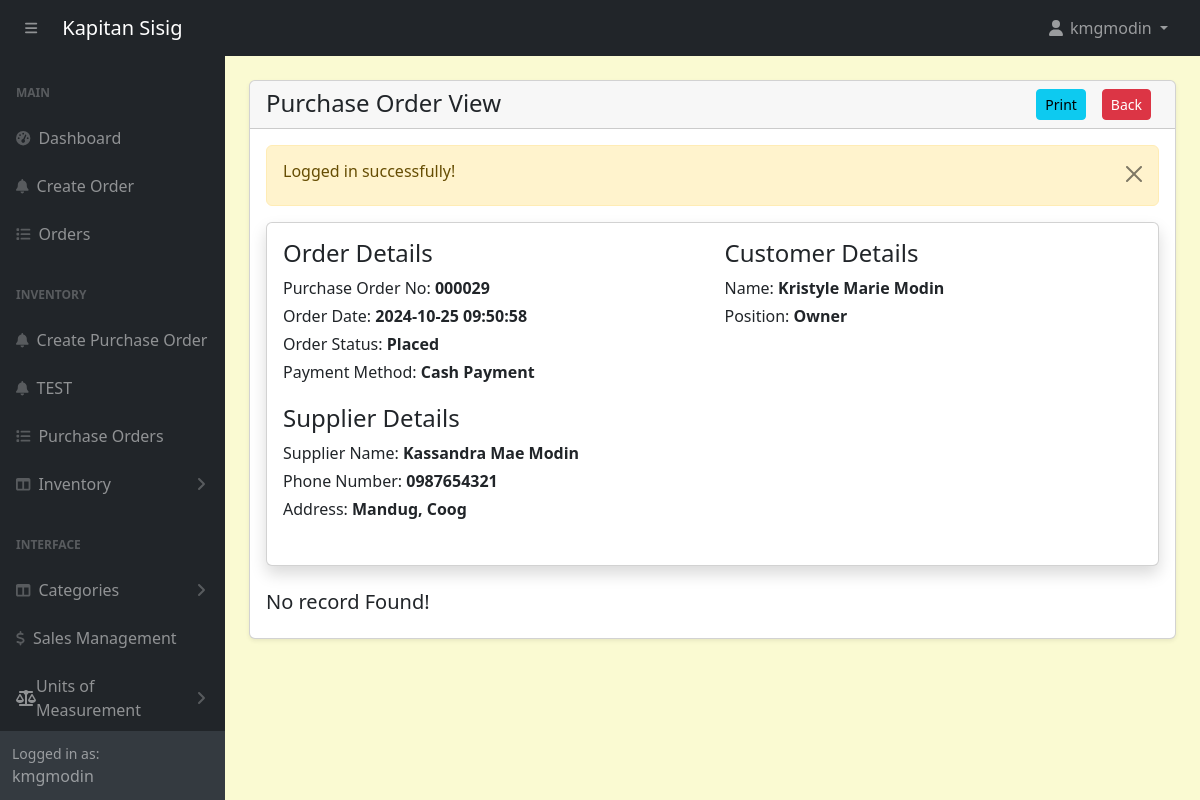
The app's page /POS-System-KapitanSisig/admin/purchase-orders-view.php?track=000029 (signed in) with its own data.
### tables this page shows
CREATE TABLE `purchaseorders` (
  `id` int(11) NOT NULL,
  `customer_id` int(11) NOT NULL,
  `tracking_no` varchar(100) NOT NULL,
  `invoice_no` varchar(100) NOT NULL,
  `total_amount` varchar(100) NOT NULL,
  `order_date` datetime NOT NULL,
  `order_status` enum('Placed','Pending','Delivered','Cancelled') NOT NULL,
  `ingPayment_mode` varchar(100) NOT NULL,
  `order_placed_by_id` varchar(100) NOT NULL,
  `supplierName` varchar(100) NOT NULL
);

CREATE TABLE `suppliers` (
  `id` int(11) NOT NULL,
  `firstname` varchar(191) NOT NULL,
  `lastname` varchar(191) NOT NULL,
  `phonenumber` varchar(191) NOT NULL,
  `address` varchar(191) NOT NULL
);

### POS-System-KapitanSisig/admin/purchase-orders-view.php (the view, shortened to what this page needs)
<?php include('includes/header.php'); ?>
<div class="container-fluid px-4 pb-4">
    <div class="card mt-4 shadow-sm">
        <div class="card-header">
            <h4 class="mb-0">Purchase Order View
                <a href="purchase-orders.php" class="btn btn-danger mx-2 btn-sm float-end" style="text-decoration: none;">Back</a>
                <a href="purchase-orders-view-print.php?track=<?= $_GET['track'] ?>" class="btn btn-info mx-2 btn-sm float-end">Print</a>
            </h4>
        </div>
        <div class="card-body">
        <?php
        if(isset($_GET['track'])){
                ?>
                <?php
            $trackingNo = validate($_GET['track']);
            $query = "SELECT po.*, a.* FROM purchaseOrders po, admins a WHERE
                        a.id = po.customer_id AND tracking_no='$trackingNo'
                        ORDER BY po.id DESC";
            $orders = mysqli_query($conn, $query);
            if($orders){
                if(mysqli_num_rows($orders) > 0){
                    $orderData = mysqli_fetch_assoc($orders);
                    $supplierName = $orderData['supplierName'];
                    $supplier = mysqli_query($conn, "SELECT * FROM suppliers WHERE id = '$supplierName' LIMIT 1");
                    $supplierData = mysqli_fetch_assoc($supplier);
                    ?>
                    <div class="card card-body shadow border-1 mb-4 ">
                        <div class="row">
                            <div class="col-md-6">
                                <h4>Order Details</h4>
                                <label class="mb-1">
                                    Purchase Order No: <span class="fw-bold"><?= htmlspecialchars($orderData['tracking_no'], ENT_QUOTES, 'UTF-8'); ?></span>
                                </label>
                                <br/>
                                <label class="mb-1">
                                    Order Date: <span class="fw-bold"><?= htmlspecialchars($orderData['order_date'], ENT_QUOTES, 'UTF-8'); ?></span>
                                </label>
                                <br/>
                                <label class="mb-1">
                                    Order Status: <span class="fw-bold"><?= htmlspecialchars($orderData['order_status'], ENT_QUOTES, 'UTF-8'); ?></span>
                                </label>
                                <br/>
                                <label class="mb-1">
                                    Payment Method: <span class="fw-bold"><?= htmlspecialchars($orderData['ingPayment_mode'], ENT_QUOTES, 'UTF-8'); ?></span>
                                </label>
                                <br/>
                            </div>
                            <div class="col-md-6">
                                <h4>Customer Details</h4>
                                <label class="mb-1">
                                    Name: <span class="fw-bold"><?= htmlspecialchars($orderData['firstname'], ENT_QUOTES, 'UTF-8'); ?> <?= htmlspecialchars($orderData['lastname'], ENT_QUOTES, 'UTF-8'); ?></span>
                                </label>
                                <br/>
                                <label class="mb-1">
                                    Position:
                                    <span class="fw-bold">
                                        <?= $orderData['position'] == 1 ? 'Owner' : 'Employee'?>
                                    </span>
                                </label>
                                <br/>
                                <br/>
                            </div>
                            <div class="col-md-6 pt-3">
                                <h4>Supplier Details</h4>
                                <label class="mb-1">
                                    Supplier Name: <span class="fw-bold"><?= htmlspecialchars($supplierData['firstname'], ENT_QUOTES, 'UTF-8'); ?> <?= htmlspecialchars($supplierData['lastname'], ENT_QUOTES, 'UTF-8'); ?></span>
                                </label>
                                <br/>
                                <label class="mb-1">
                                    Phone Number: <span class="fw-bold"><?= htmlspecialchars($supplierData['phonenumber'], ENT_QUOTES, 'UTF-8'); ?></span>
                                </label>
                                <br/>
                                <label class="mb-1">
                                    Address: <span class="fw-bold"><?= htmlspecialchars($supplierData['address'], ENT_QUOTES, 'UTF-8'); ?></span>
                                </label>
                                <br/>
                                <br/>
                            </div>
                        </div>
                    </div>
                    <?php
                       $orderItemQuery = "SELECT ii.quantity as orderItemQuantity, ii.price as orderItemPrice, i.name as ingredientName
                       FROM purchaseOrders po
                       JOIN ingredients_items ii ON ii.order_id = po.id
                       JOIN ingredients i ON i.id = ii.ingredient_id
                       WHERE po.tracking_no='$trackingNo'";
                        $orderItemsRes = mysqli_query($conn, $orderItemQuery);
                        if($orderItemsRes){
                            if(mysqli_num_rows($orderItemsRes) > 0){
                                $totalAmount = 0;
                                ?>
                                    <h4 class="my-3">Order Items Details</h4>
                                    <table class="table table-bordered table-striped">
                                        <thead>
                                            <tr>
                                                <th>Ingredient</th>
                                                <th>Price</th>
                                                <th>Quantity</th>
                                                <th>Total</th>
                                            </tr>
                                        </thead>
                                        <tbody>
                                            <?php while($orderItemRow = mysqli_fetch_assoc($orderItemsRes)): ?>
                                                <tr>
                                                    <td width="15%" class="fw-bold text-center">
                                                    <?= $orderItemRow['ingredientName'];?>
                                                    </td>
                                                    <td width="15%" class="fw-bold text-center">
                                                        Php <?= number_format($orderItemRow['orderItemPrice'], 2); ?>
                                                    </td>
                                                    <td width="15%" class="fw-bold text-center">
                                                        <?= $orderItemRow['orderItemQuantity']; ?>
                                                    </td>
                                                    <td width="15%" class="fw-bold text-center">
                                                        Php <?= number_format($orderItemRow['orderItemPrice'] * $orderItemRow['orderItemQuantity'], 2); ?>
                                                    </td>
                                                </tr>
                                                <?php $totalAmount += $orderItemRow['orderItemPrice'] * $orderItemRow['orderItemQuantity']; ?>
                                            <?php endwhile; ?>
                                            <tr>
                                                <td class="text-end fw-bold">Total Price: </td>
                                                <td colspan="3" class="text-end fw-bold">Php <?= number_format($totalAmount, 2); ?></td>
                                            </tr>
                                        </tbody>
                                    </table>
                                <?php
                            }else{
                                echo ' <h5>No record Found!</h5>';
                                return false;
                            }
                        }else{
                            echo ' <h5>No record Found!</h5>';
                            return false;
                        }
                    ?>
                    <?php
                }else{
                    echo ' <h5>No record Found!</h5>';
                    return false;
                }
            }else{
                echo ' <h5>Something Went Wrong!</h5>';
            }
        }
        ?>

### POS-System-KapitanSisig/admin/assets/css/custom.css (style rules this page uses)
body { margin: 0; font-family: system-ui, -apple-system, "Segoe UI", Roboto, "Helvetica Neue", "Noto Sans", "Liberation Sans", Arial, sans-serif; font-size: 1rem; font-weight: 400; line-height: 1.5; color: #212529; text-align: left; background-color: #FAFAD2; -webkit-text-size-adjust: 100%; -webkit-tap-highlight-color: rgba(0, 0, 0, 0); }

### records on screen
purchaseorders: tracking_no "000029", order_date "2024-10-25 09:50:58", order_status "Placed", ingPayment_mode "Cash Payment", admins.firstname "Kristyle Marie", admins.lastname "Modin"
suppliers: firstname "Kassandra Mae", lastname "Modin", phonenumber "0987654321", address "Mandug, Coog"

### other values on screen
$_SESSION['loggedInUser']['username'] "kmgmodin"
$_SESSION['message'] "Logged in successfully!"
